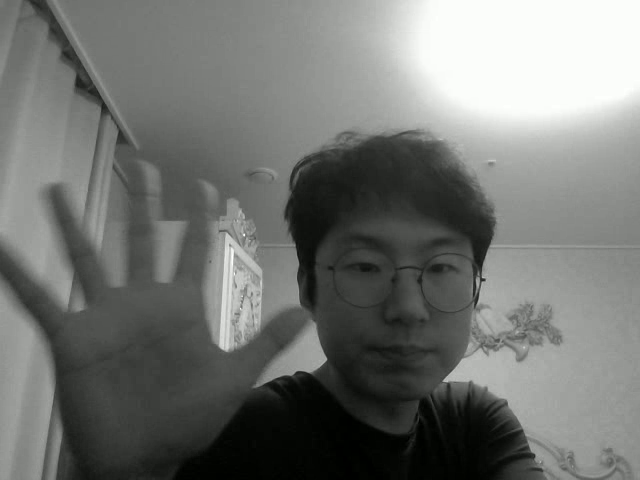
#> input picture frame 3 of data/output.avi, 640 x 480 px, given in place of the camera
$ jupyter execute 3.opencv_basic_2.ipynb   (text cells are left out)
#> lines starting #> are read from the running program, lines starting #| are printed output that depends on the picture; after the words box and inside, x2 and y2 are one past the last pixel; in counts of white or black regions, pixels touching at a corner belong together; pictures that were not available may be replaced by others from this repository, and a replacement may not be noted
[cell 1]
import numpy as np
import cv2

img = np.full((400, 400, 3), 255, np.uint8)
#img = cv2.imread('cat.bmp')

cv2.line(img, (50, 50), (200, 50), (0, 0, 255), 5)
cv2.line(img, (50, 60), (150, 160), (0, 0, 128))

cv2.rectangle(img, (50, 200, 150, 100), (0, 255, 0), 2)
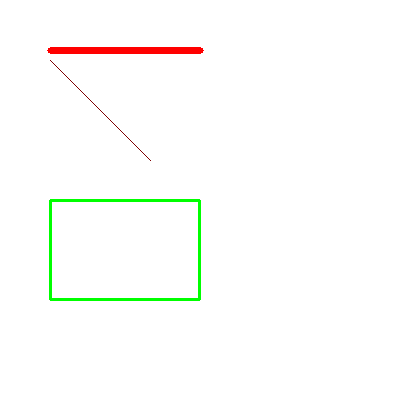
#> img: shape (400, 400, 3); mean of channels 0, 1, 2 250.8, 253.1, 252.6; drawn as B, G, R
cv2.rectangle(img, (70, 220), (180, 280), (0, 128, 0), -1)

cv2.circle(img, (300, 100), 30, (255, 255, 0), -1, cv2.LINE_AA)
cv2.circle(img, (300, 100), 60, (255, 0, 0), 3, cv2.LINE_AA)

pts = np.array([[250, 200], [300, 200], [350, 300], [250, 300]])
cv2.polylines(img, [pts], True, (255, 0, 255), 2)

text = 'Hello? OpenCV ' + cv2.__version__
cv2.putText(img, text, (50, 350), cv2.FONT_HERSHEY_SIMPLEX, 0.8,
            (0, 0, 255), 1, cv2.LINE_AA)
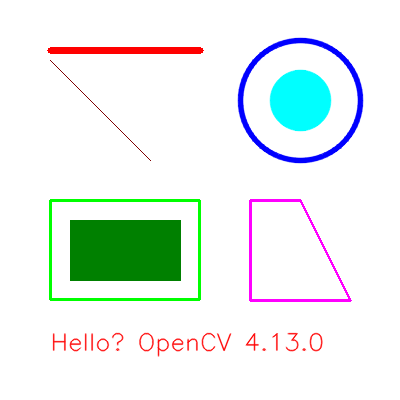
#> img: shape (400, 400, 3); mean of channels 0, 1, 2 238.8, 241.7, 233.8; drawn as B, G, R

cv2.imshow("img", img)
cv2.waitKey()
cv2.destroyAllWindows()

[cell 2]
import sys
import cv2

cap = cv2.VideoCapture(0)

if not cap.isOpened():
    print("Camera open Failed!")
    sys.exit()
else:
    print("Camera Opened!")

while True:
    ret, frame = cap.read()
#> frame is the input picture: shape (480, 640, 3); mean B, G, R 113.4, 116.4, 114.4

    if not ret:
        break

    gray = cv2.cvtColor(frame, cv2.COLOR_BGR2GRAY)

    color_flip = cv2.flip(frame, 1)  # 1은 좌우반전, 0은 상하반전
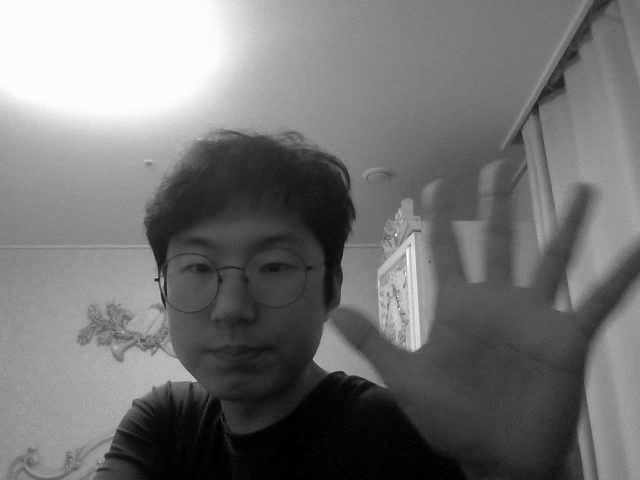
#> color_flip: shape (480, 640, 3); mean B, G, R 113.4, 116.4, 114.4
    gray_flip = cv2.flip(gray, 1)

    cv2.imshow('frame', frame)
    cv2.imshow('gray', gray)
    cv2.imshow('color_flip', color_flip)
    cv2.imshow('gray_flip', gray_flip)

    if cv2.waitKey(1) == 27:  # ESC
#> (key Esc is pressed here)
        break

cap.release()
cv2.destroyAllWindows()

[cell 3]
import sys
import cv2

cap = cv2.VideoCapture("./data/video1.mp4")

if not cap.isOpened():
    print("Video open Failed!")
    sys.exit()
else:
    print("Video Opened!")

while True:
    ret, frame = cap.read()

    if not ret:
        break

    gray = cv2.cvtColor(frame, cv2.COLOR_BGR2GRAY)

    cv2.imshow('frame', frame)
    cv2.imshow('gray', gray)

    if cv2.waitKey(1) == 27:  # ESC
#> (key Esc is pressed here)
        break

cap.release()
cv2.destroyAllWindows()

[cell 4]
import sys
import cv2


# 비디오 파일 열기
cap = cv2.VideoCapture('./data/video1.mp4')

if not cap.isOpened():
    print("Video open failed!")
    sys.exit()

# 비디오 프레임 크기, 전체 프레임수, FPS 등 출력
print('Frame width:', int(cap.get(cv2.CAP_PROP_FRAME_WIDTH)))
print('Frame height:', int(cap.get(cv2.CAP_PROP_FRAME_HEIGHT)))
print('Frame count:', int(cap.get(cv2.CAP_PROP_FRAME_COUNT)))

fps = cap.get(cv2.CAP_PROP_FPS)
print('FPS:', fps)

delay = round(1000 / fps)

# 비디오 매 프레임 처리
while True:
    ret, frame = cap.read()

    if not ret:
        break

    gray = cv2.cvtColor(frame, cv2.COLOR_BGR2GRAY)

    cv2.imshow('frame', frame)
    cv2.imshow('gray', gray)

    if cv2.waitKey(delay) == 27:
#> (key Esc is pressed here)
        break

cap.release()
cv2.destroyAllWindows()

[cell 5]
import sys
import cv2


cap = cv2.VideoCapture(0)

if not cap.isOpened():
    print("Camera open Failed!")
    sys.exit()

w = round(cap.get(cv2.CAP_PROP_FRAME_WIDTH))
h = round(cap.get(cv2.CAP_PROP_FRAME_HEIGHT))
fps = cap.get(cv2.CAP_PROP_FPS)

fourcc = cv2.VideoWriter_fourcc(*"DIVX") # *'DIVX' == 'D', 'I', 'V', 'X'
delay = round(1000 / fps)

out = cv2.VideoWriter('./data/output.avi', fourcc, fps, (w, h))

if not out.isOpened():
    print('File open Failed!')
    cap.release()
    sys.exit()

while True:
    ret, frame = cap.read()

    if not ret:
        break

    gray = cv2.cvtColor(frame, cv2.COLOR_BGR2GRAY)
    edge = cv2.Canny(gray, 100, 255)
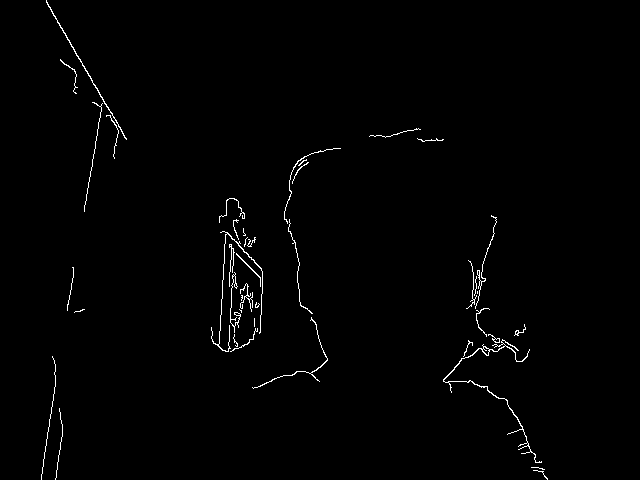
#> edge: shape (480, 640); 0.99% white in thin lines or dots, all inside (x1, y1, x2, y2) = (41, 0, 548, 480)
    gray_color = cv2.cvtColor(gray, cv2.COLOR_GRAY2BGR)    # 저장을 위해 BGR로 변환

    out.write(gray_color)

    cv2.imshow('frame', frame)
    cv2.imshow('gray', gray)
    cv2.imshow('gray_color', gray_color)
    cv2.imshow('edge', edge)

    if cv2.waitKey(delay) == 27:
#> (key Esc is pressed here)
        break

cap.release()
out.release()
cv2.destroyAllWindows()

$ run again, starting later in the video
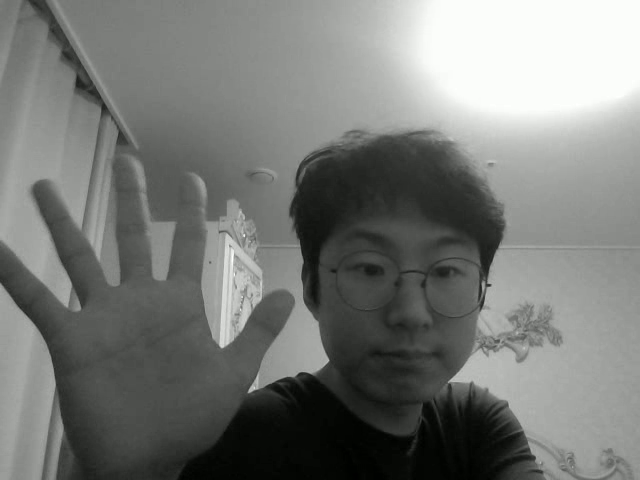
#> input picture frame 16 of data/output.avi, 640 x 480 px, given in place of the camera
#> frame is the input picture: shape (480, 640, 3); mean B, G, R 118.6, 121.6, 119.6
#> `color_flip = cv2.flip(frame, 1)`:
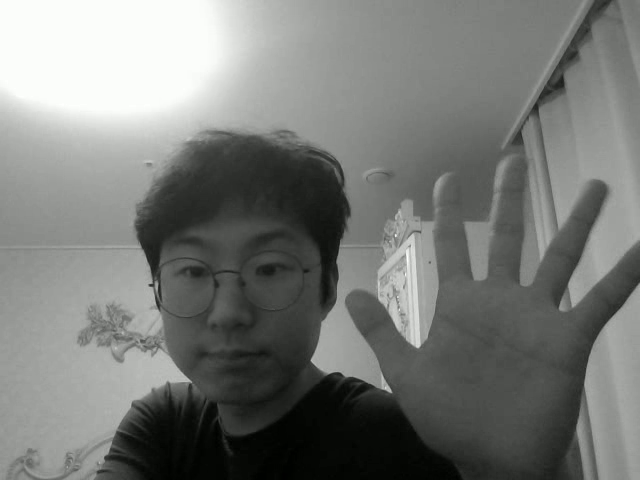
#> color_flip: shape (480, 640, 3); mean B, G, R 118.6, 121.6, 119.6
#> `edge = cv2.Canny(gray, 100, 255)`:
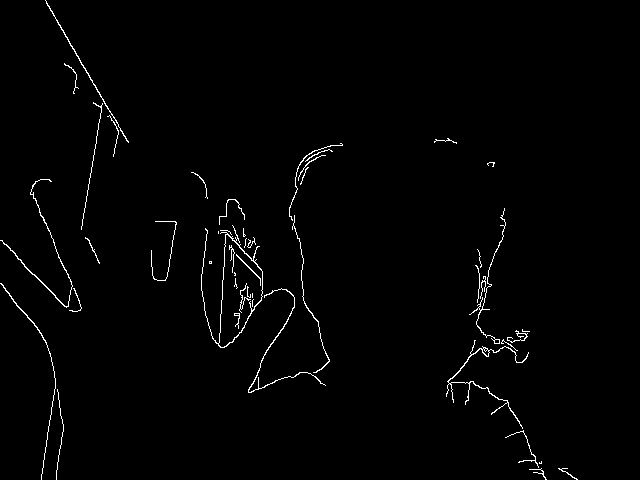
#> edge: shape (480, 640); 1.3% white in thin lines or dots

$ run again, starting later in the video
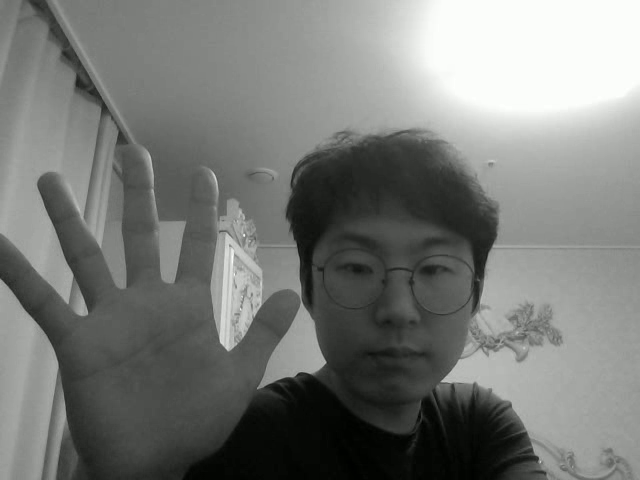
#> input picture frame 28 of data/output.avi, 640 x 480 px, given in place of the camera
#> frame is the input picture: shape (480, 640, 3); mean B, G, R 118.6, 121.6, 119.6
#> `color_flip = cv2.flip(frame, 1)`:
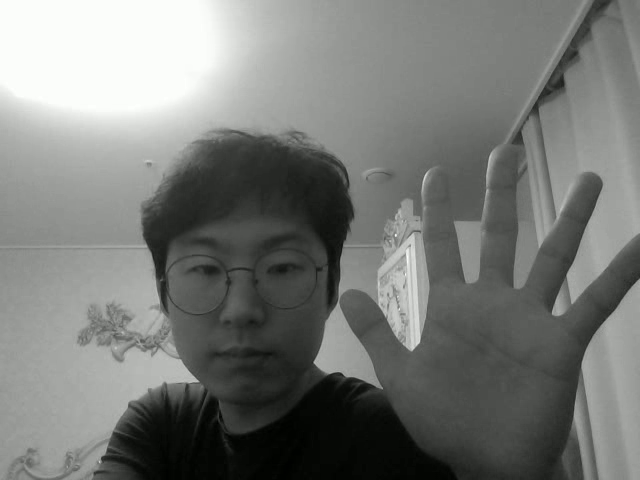
#> color_flip: shape (480, 640, 3); mean B, G, R 118.6, 121.6, 119.6
#> `edge = cv2.Canny(gray, 100, 255)`:
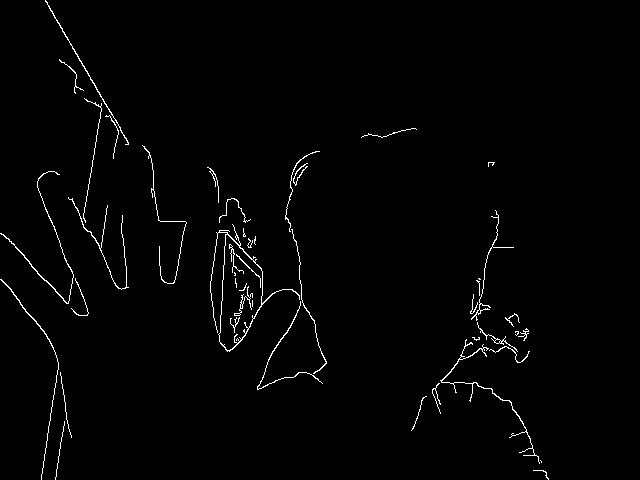
#> edge: shape (480, 640); 1.4% white in thin lines or dots, all inside (x1, y1, x2, y2) = (0, 0, 549, 480)
